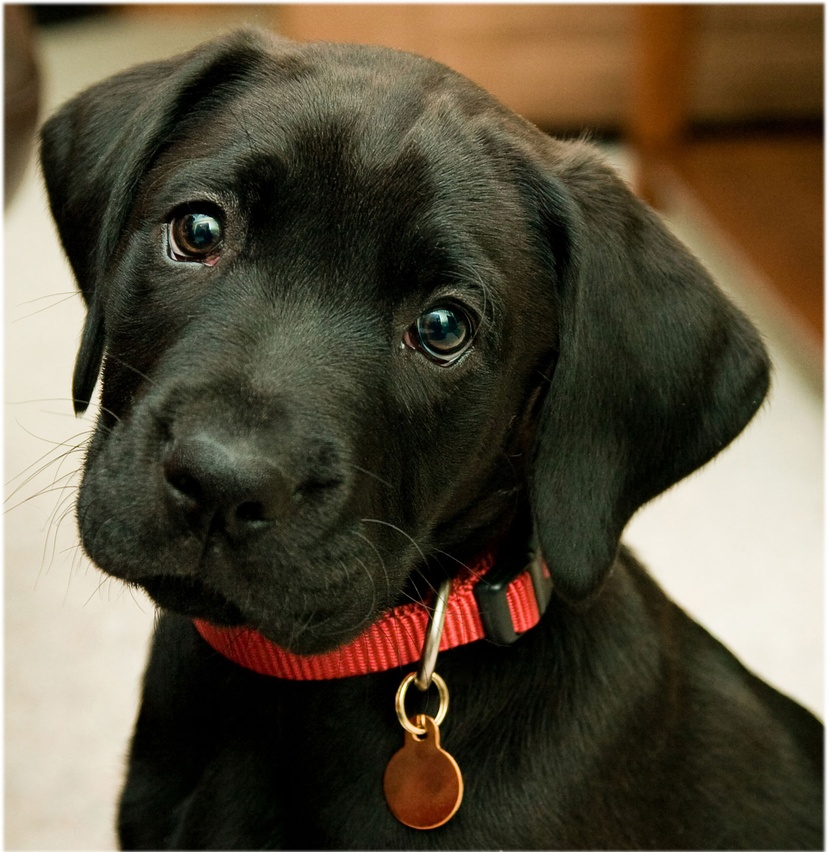
//> input picture test.jpg, 828 x 852 px, shrunk from 1666 x 1715 before the run
$ ./45_image_moments   (built with g++ and OpenCV 4)
//> lines starting //> are read from the running program, lines starting //| are printed output that depends on the picture; after the words box and inside, x2 and y2 are one past the last pixel; in counts of white or black regions, pixels touching at a corner belong together
#include "opencv2/imgcodecs.hpp"
#include "opencv2/highgui.hpp"
#include "opencv2/imgproc.hpp"
#include <iostream>
using namespace cv;
using namespace std;
Mat src; Mat src_gray;
int thresh = 100;
int max_thresh = 255;
RNG rng(12345);
void thresh_callback(int, void* );
int main( int, char** argv )
{
  src = imread( "test.jpg", IMREAD_COLOR );
//> src is the input picture: 852 rows x 828 cols, CV_8UC3; mean B, G, R 60.9, 79.2, 88.1
  cvtColor( src, src_gray, COLOR_BGR2GRAY );
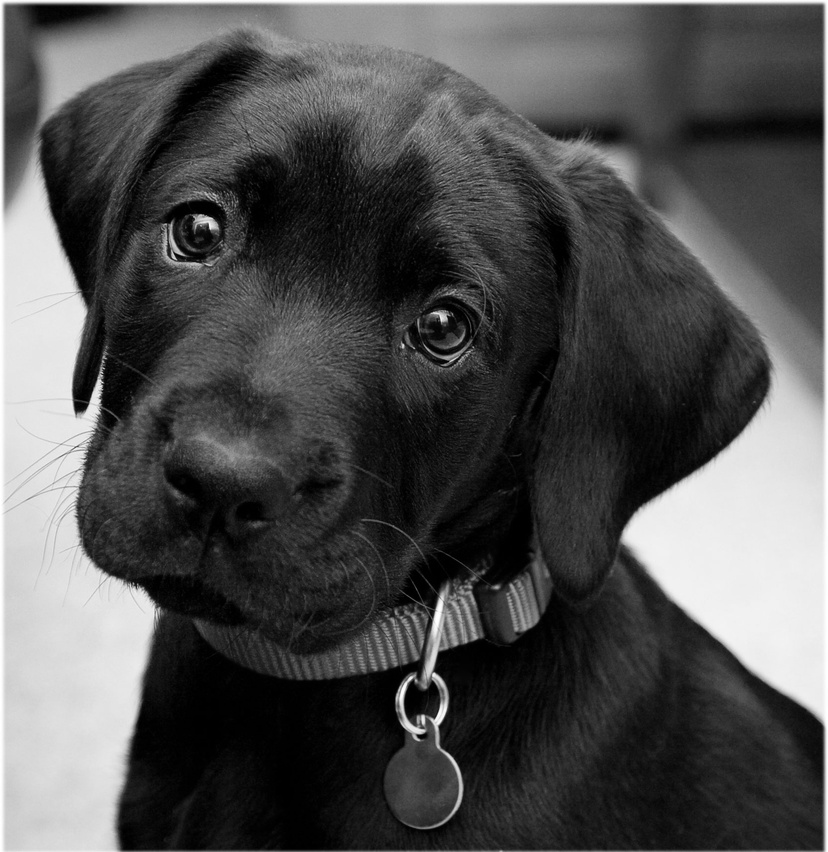
//> src_gray: 852 rows x 828 cols, CV_8UC1; min 0, max 255, mean 79.8
  blur( src_gray, src_gray, Size(3,3) );
  const char* source_window = "Source";
  namedWindow( source_window, WINDOW_NORMAL );
  imshow( source_window, src );
  createTrackbar( " Canny thresh:", "Source", &thresh, max_thresh, thresh_callback );
  thresh_callback( 0, 0 );
  waitKey(0);
  return(0);
}
void thresh_callback(int, void* )
{
  Mat canny_output;
  vector<vector<Point> > contours;
  vector<Vec4i> hierarchy;
  Canny( src_gray, canny_output, thresh, thresh*2, 3 );
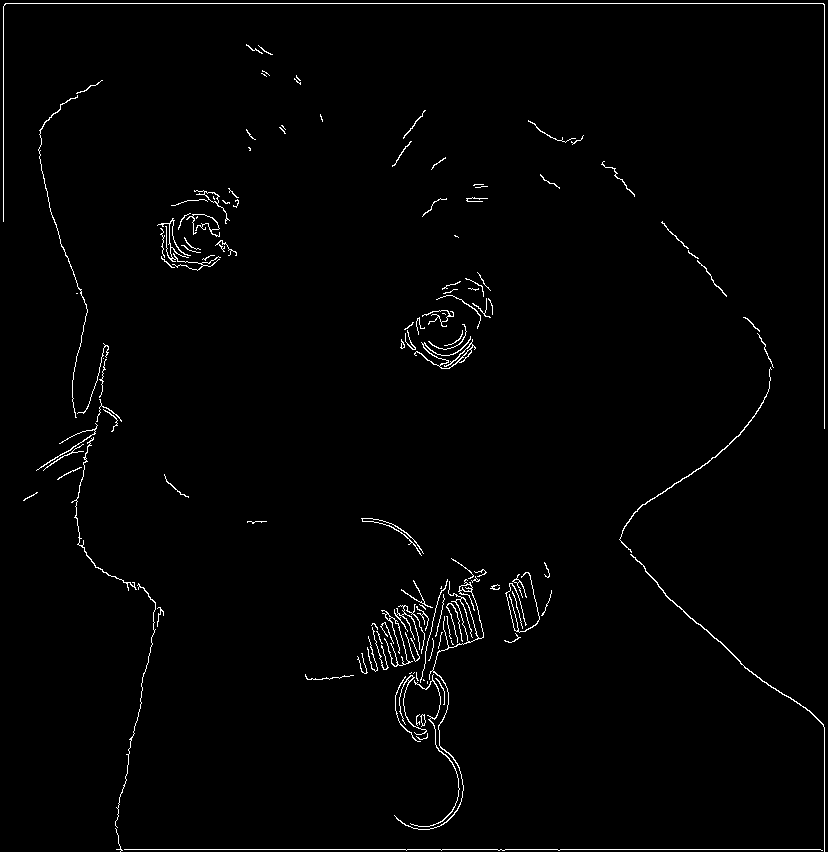
//> canny_output: 852 rows x 828 cols, CV_8UC1; 1.5% white in thin lines or dots
  findContours( canny_output, contours, hierarchy, RETR_TREE, CHAIN_APPROX_SIMPLE, Point(0, 0) );
//> contours = 140 contours, 110 with area under 20; largest, box (x1, y1, x2, y2) and area: (394, 579, 484, 830) 594, (455, 597, 479, 643) 415, (630, 554, 825, 852) 155, (414, 336, 476, 369) 144, (619, 367, 772, 553) 116
  vector<Moments> mu(contours.size() );
//> mu = 140 items
  for( size_t i = 0; i < contours.size(); i++ )
     { mu[i] = moments( contours[i], false ); }
//> this loop made 140 passes
  vector<Point2f> mc( contours.size() );
  for( size_t i = 0; i < contours.size(); i++ )
     { mc[i] = Point2f( static_cast<float>(mu[i].m10/mu[i].m00) , static_cast<float>(mu[i].m01/mu[i].m00) ); }
//> after the loop, mc = 140 Points (x, y), first 12: [nan, nan], [120.5, 849.1], [421.8, 737.7], [422.7, 719.4], [422.7, 719.5], [417.2, 719.6], [nan, nan], [423.3, 679.7], [439.5, 684.2], [404.4, 713.9], [409.9, 692.5], [410, 678]
  Mat drawing = Mat::zeros( canny_output.size(), CV_8UC3 );
  for( size_t i = 0; i< contours.size(); i++ )
     {
       Scalar color = Scalar( rng.uniform(0, 255), rng.uniform(0,255), rng.uniform(0,255) );
       drawContours( drawing, contours, (int)i, color, 2, 8, hierarchy, 0, Point() );
       circle( drawing, mc[i], 4, color, -1, 8, 0 );
     }
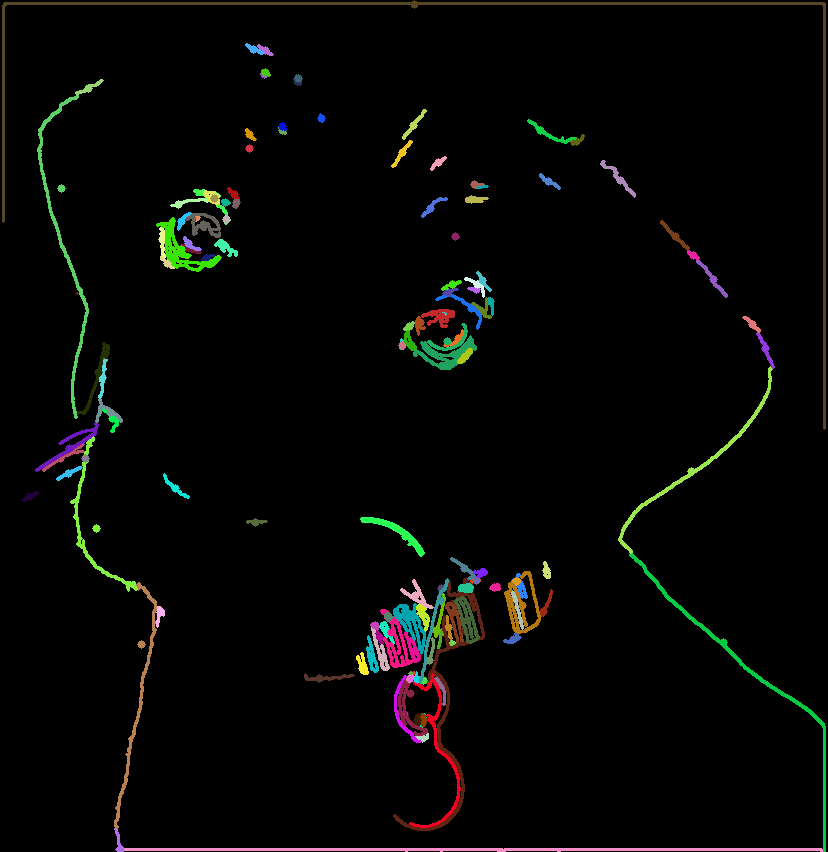
//> drawing: 852 rows x 828 cols, CV_8UC3; mean B, G, R 4.8, 6.4, 6
  namedWindow( "Contours", WINDOW_NORMAL );
  imshow( "Contours", drawing );
  printf("\t Info: Area and Contour Length \n");
  for( size_t i = 0; i< contours.size(); i++ )
     {
       printf(" * Contour[%d] - Area (M_00) = %.2f - Area OpenCV: %.2f - Length: %.2f \n", (int)i, mu[i].m00, contourArea(contours[i]), arcLength( contours[i], true ) );
       Scalar color = Scalar( rng.uniform(0, 255), rng.uniform(0,255), rng.uniform(0,255) );
       drawContours( drawing, contours, (int)i, color, 2, 8, hierarchy, 0, Point() );
       circle( drawing, mc[i], 4, color, -1, 8, 0 );
     }
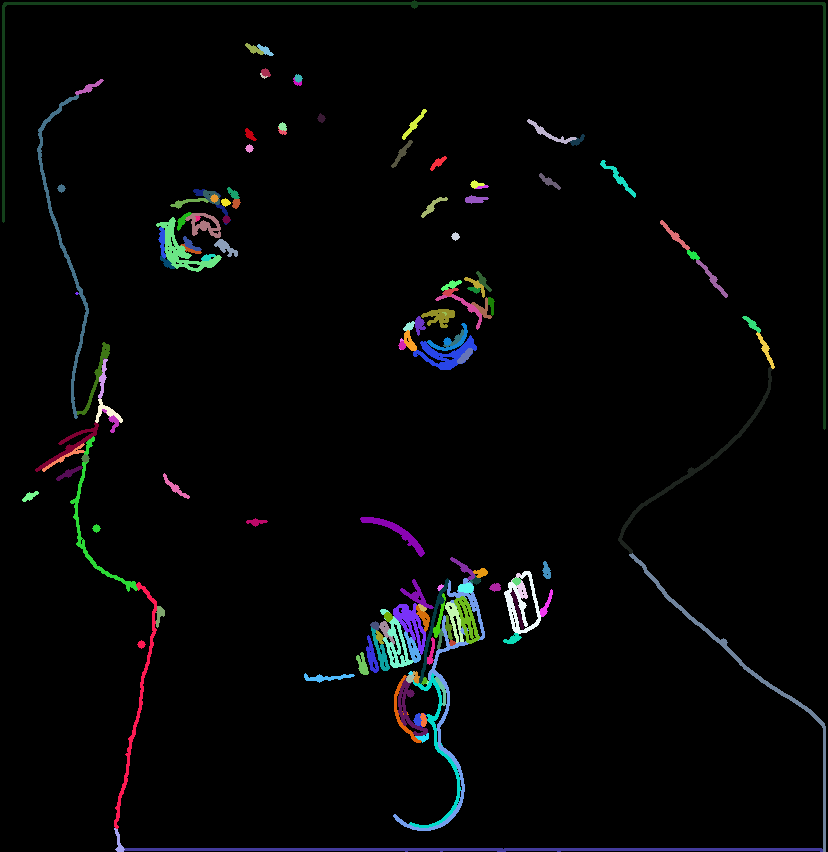
//> drawing: 852 rows x 828 cols, CV_8UC3; 4.91% of pixels changed, all inside (x1, y1, x2, y2) = (2, 0, 826, 852)
}
